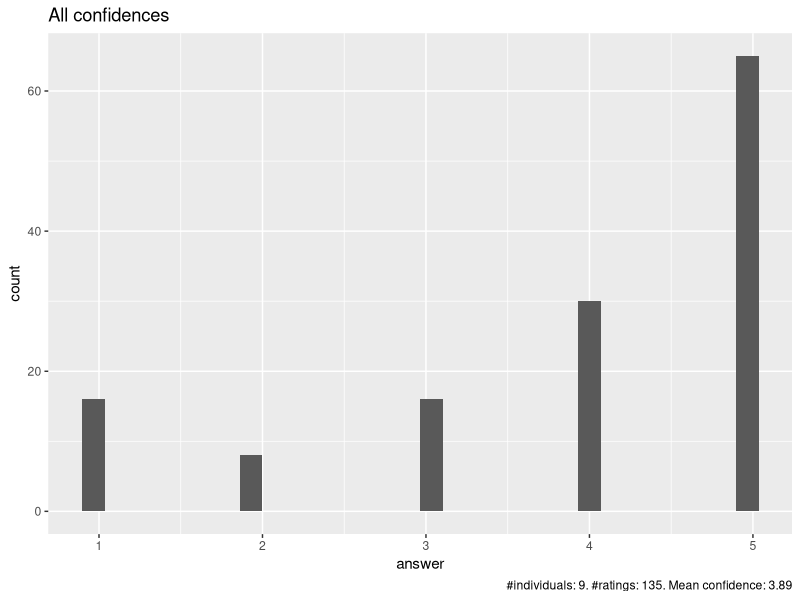
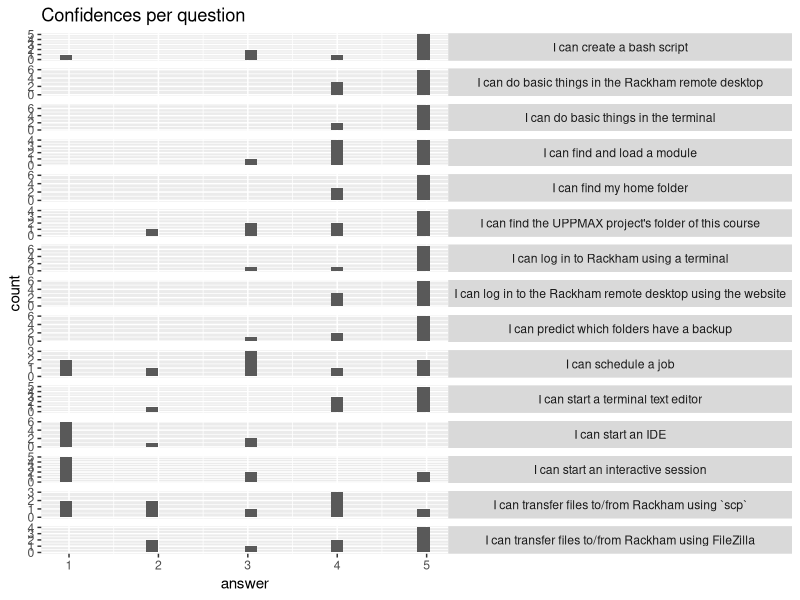
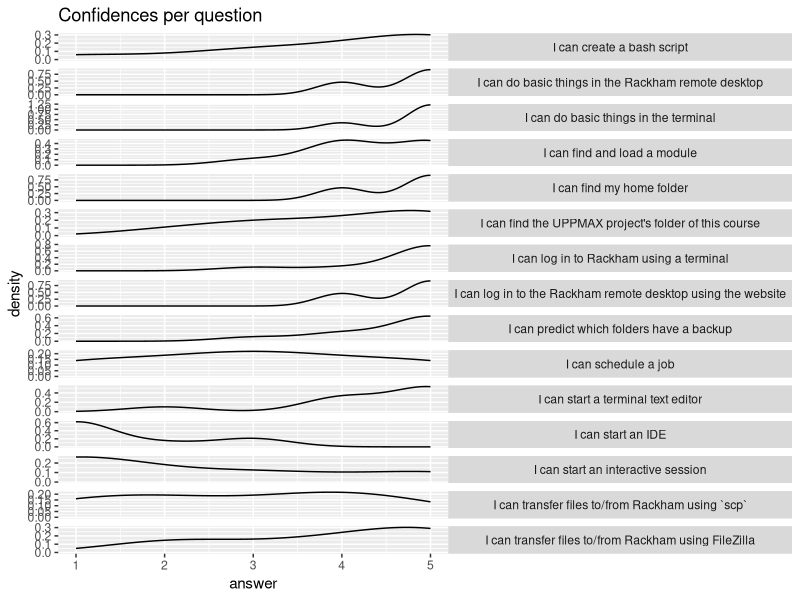

These figures' R source, in order:
#!/bin/env Rscript

t <- readr::read_csv("learning_outcomes.csv", show_col_types = FALSE)

# Remove timestamp (first column) and other feedback (last column)
t <- t[ , c(-1, -ncol(t))]

questions <- stringr::str_remove(
  stringr::str_remove(
    names(t), 
    "Give you confidence levels of the following statements below: \\["),
  "\\]"
)

names(t) <- questions

t$i <- seq(1, nrow(t))

names(t)
t_tidy <- tidyr::pivot_longer(t, cols = starts_with("I", ignore.case = FALSE))
names(t_tidy)
names(t_tidy) <- c("i", "question", "answer")
t_tidy

n_individuals <- length(unique(t_tidy$i))
n_ratings <- length(t_tidy$answer[!is.na(t_tidy$answer)])

mean_confidence <- mean(t_tidy$answer[!is.na(t_tidy$answer)])

ggplot2::ggplot(t_tidy, ggplot2::aes(x = answer)) +
  ggplot2::geom_histogram() + 
  ggplot2::labs(
    title = "All confidences",
    caption = paste0(
      "#individuals: ", n_individuals, ". ",
      "#ratings: ", n_ratings, ". ",
      "Mean confidence: ", round(mean_confidence, digits = 2)
    )
  )

ggplot2::ggsave(filename = "all_confidences.png", width = 4, height = 2)

ggplot2::ggplot(t_tidy, ggplot2::aes(x = answer)) +
  ggplot2::geom_histogram() + 
  ggplot2::facet_grid(rows = "question", scales = "free_y") +
  ggplot2::theme(
    strip.text.y = ggplot2::element_text(angle = 0),
    legend.position = "none"
  ) +
  ggplot2::labs(
    title = "Confidences per question"
  )

ggplot2::ggsave(filename = "confidences_per_question_histogram.png", width = 6, height = 7)

ggplot2::ggplot(t_tidy, ggplot2::aes(x = answer)) +
  ggplot2::geom_density() + 
  ggplot2::facet_grid(rows = "question", scales = "free_y") +
  ggplot2::theme(
    strip.text.y = ggplot2::element_text(angle = 0),
    legend.position = "none"
  ) +
  ggplot2::labs(
    title = "Confidences per question"
  )

ggplot2::ggsave(filename = "confidences_per_question_density.png", width = 6, height = 7)
